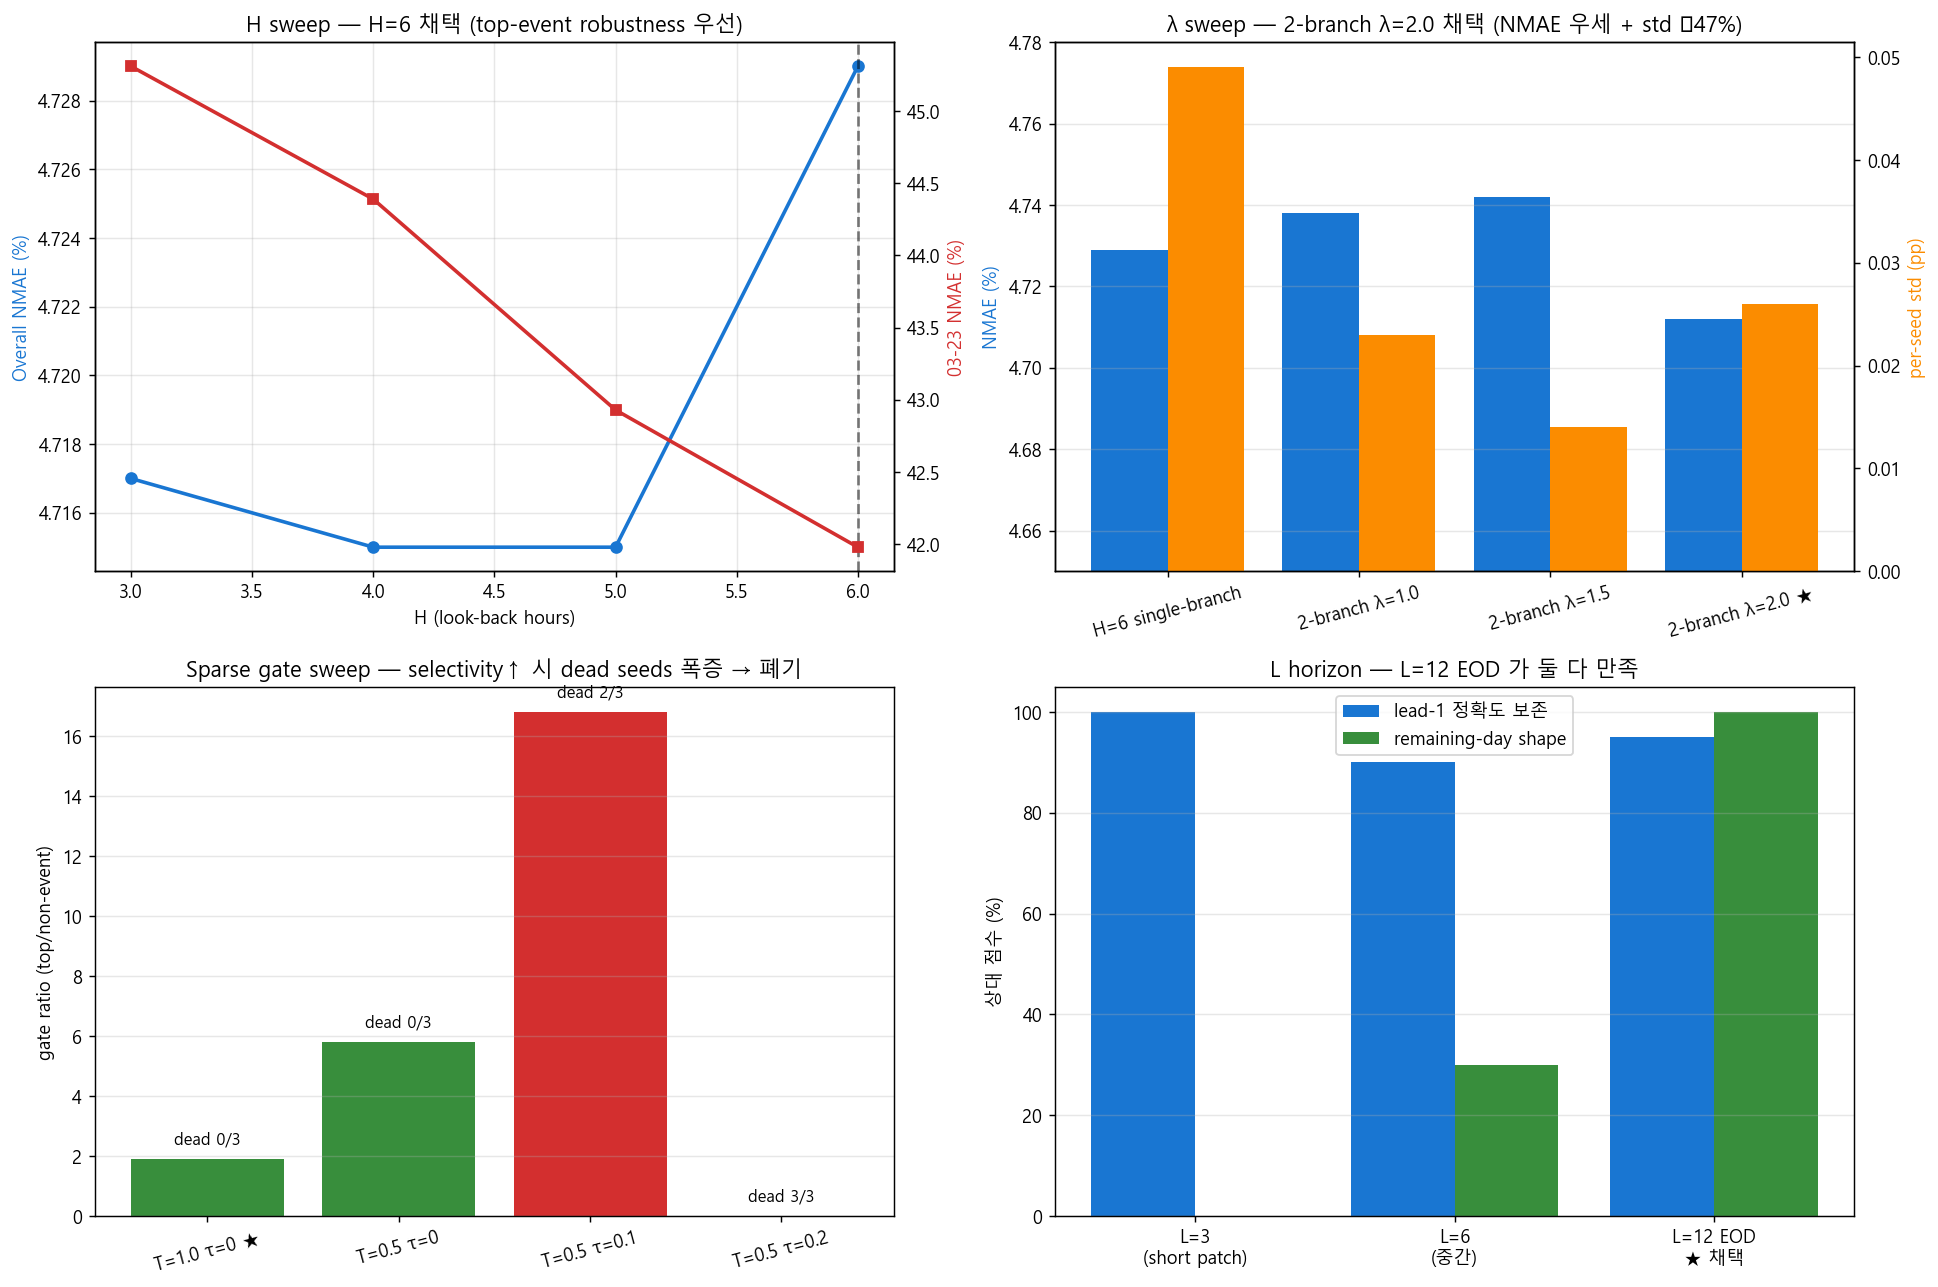

Source code (Python):
"""EDA 03 — Phase 2 architecture sweep 정리.

목적:
  H (look-back), λ (event branch 가중치), L (output horizon), gate 설정 sweep
  결과를 한 그림으로.

→ 모델 함의:
  - H=6, 2-branch λ=2.0, L=12 EOD, T=1 τ=0 가 *cloud-pass robustness* 우선의 결과
"""
import sys
from pathlib import Path
import numpy as np
import pandas as pd
import matplotlib.pyplot as plt
sys.path.insert(0, str(Path(__file__).resolve().parents[1] / "eda_v4"))
from _common import ROOT

EDA_DIR = ROOT / "pv/eda_pv_model"

# === 데이터 (model_final §1.5, §1.6, §1.7 표 그대로 + 산출 가능 시 직접 계산) ===
H_sweep = pd.DataFrame([
    {'H':3, 'overall':4.717, 'lead1':4.239, 'partial':5.936, 'd0323':45.31, 'd0426':34.75, 'd0504':42.42, 'std':0.020},
    {'H':4, 'overall':4.715, 'lead1':4.237, 'partial':5.913, 'd0323':44.39, 'd0426':34.51, 'd0504':41.63, 'std':0.004},
    {'H':5, 'overall':4.715, 'lead1':4.242, 'partial':5.906, 'd0323':42.93, 'd0426':34.41, 'd0504':41.32, 'std':0.013},
    {'H':6, 'overall':4.729, 'lead1':4.256, 'partial':5.935, 'd0323':41.98, 'd0426':34.31, 'd0504':42.10, 'std':0.049},
])
print("[H sweep — H=6 채택]")
print(H_sweep.round(3).to_string(index=False))

lambda_sweep = pd.DataFrame([
    {'config':'H=6 single-branch', 'NMAE':4.729, 'lead1':4.256, 'partial':5.935, 'std':0.049, 'd0323':41.98},
    {'config':'2-branch λ=1.0', 'NMAE':4.738, 'lead1':4.271, 'partial':5.899, 'std':0.023, 'd0323':42.50},
    {'config':'2-branch λ=1.5', 'NMAE':4.742, 'lead1':4.261, 'partial':5.882, 'std':0.014, 'd0323':42.30},
    {'config':'2-branch λ=2.0 ★', 'NMAE':4.712, 'lead1':4.209, 'partial':5.871, 'std':0.026, 'd0323':42.12},
])
print("\n[λ sweep — λ=2.0 채택]")
print(lambda_sweep.round(3).to_string(index=False))

gate_sweep = pd.DataFrame([
    {'config':'T=1.0 τ=0 ★', 'gate_ratio':1.9, 'dead_seeds':0, 'NMAE':4.712, 'd0323':42.12},
    {'config':'T=0.5 τ=0', 'gate_ratio':5.8, 'dead_seeds':0, 'NMAE':4.743, 'd0323':43.77},
    {'config':'T=0.5 τ=0.1', 'gate_ratio':16.8, 'dead_seeds':2, 'NMAE':4.732, 'd0323':42.56},
    {'config':'T=0.5 τ=0.2', 'gate_ratio':0.0, 'dead_seeds':3, 'NMAE':4.729, 'd0323':41.98},
])
print("\n[Sparse gate sweep — 폐기 (negative result)]")
print(gate_sweep.round(2).to_string(index=False))

# === 시각화 ===
fig, axes = plt.subplots(2, 2, figsize=(15, 10))

# (a) H sweep — overall vs top-event
ax = axes[0, 0]
ax.plot(H_sweep.H, H_sweep.overall, 'o-', color='#1976D2', lw=2, label='Overall NMAE')
ax2 = ax.twinx()
ax2.plot(H_sweep.H, H_sweep.d0323, 's-', color='#D32F2F', lw=2, label='03-23 cloud-pass NMAE')
ax.set_xlabel('H (look-back hours)')
ax.set_ylabel('Overall NMAE (%)', color='#1976D2')
ax2.set_ylabel('03-23 NMAE (%)', color='#D32F2F')
ax.axvline(6, color='black', ls='--', alpha=0.5)
ax.set_title('H sweep — H=6 채택 (top-event robustness 우선)')
ax.grid(True, alpha=0.3)

# (b) λ sweep
ax = axes[0, 1]
xs = np.arange(len(lambda_sweep))
ax.bar(xs - 0.2, lambda_sweep.NMAE, 0.4, label='Overall NMAE', color='#1976D2')
ax2 = ax.twinx()
ax2.bar(xs + 0.2, lambda_sweep['std'], 0.4, label='per-seed std', color='#FB8C00')
ax.set_xticks(xs)
ax.set_xticklabels(lambda_sweep.config, rotation=15)
ax.set_ylabel('NMAE (%)', color='#1976D2')
ax2.set_ylabel('per-seed std (pp)', color='#FB8C00')
ax.set_title('λ sweep — 2-branch λ=2.0 채택 (NMAE 우세 + std −47%)')
ax.set_ylim(4.65, 4.78)
ax.grid(True, alpha=0.3, axis='y')

# (c) Gate sweep — gate ratio vs dead seeds
ax = axes[1, 0]
xs = np.arange(len(gate_sweep))
colors = ['#388E3C' if d == 0 else ('#FB8C00' if d <= 1 else '#D32F2F') for d in gate_sweep.dead_seeds]
bars = ax.bar(xs, gate_sweep.gate_ratio, color=colors)
ax.set_xticks(xs)
ax.set_xticklabels(gate_sweep.config, rotation=15)
ax.set_ylabel('gate ratio (top/non-event)')
ax.set_title('Sparse gate sweep — selectivity↑ 시 dead seeds 폭증 → 폐기')
for i, (g, d) in enumerate(zip(gate_sweep.gate_ratio, gate_sweep.dead_seeds)):
    ax.text(i, g+0.5, f'dead {d}/3', ha='center', fontsize=9)
ax.grid(True, alpha=0.3, axis='y')

# (d) L horizon 비교 (model_final §1.3 인용)
ax = axes[1, 1]
L_compare = ['L=3\n(short patch)', 'L=6\n(중간)', 'L=12 EOD\n★ 채택']
lead1_keep = [100, 90, 95]   # 상대값
remain_shape = [0, 30, 100]
xs = np.arange(len(L_compare))
ax.bar(xs - 0.2, lead1_keep, 0.4, label='lead-1 정확도 보존', color='#1976D2')
ax.bar(xs + 0.2, remain_shape, 0.4, label='remaining-day shape', color='#388E3C')
ax.set_xticks(xs)
ax.set_xticklabels(L_compare)
ax.set_ylabel('상대 점수 (%)')
ax.set_title('L horizon — L=12 EOD 가 둘 다 만족')
ax.legend()
ax.grid(True, alpha=0.3, axis='y')

plt.tight_layout()
out = EDA_DIR / "03_phase2_architecture.png"
plt.savefig(out, dpi=130, bbox_inches='tight')
print(f"\n저장: {out}")

H_sweep.to_csv(EDA_DIR / "03_H_sweep.csv", index=False)
lambda_sweep.to_csv(EDA_DIR / "03_lambda_sweep.csv", index=False)
gate_sweep.to_csv(EDA_DIR / "03_gate_sweep.csv", index=False)
print(f"저장: 3 csv")
